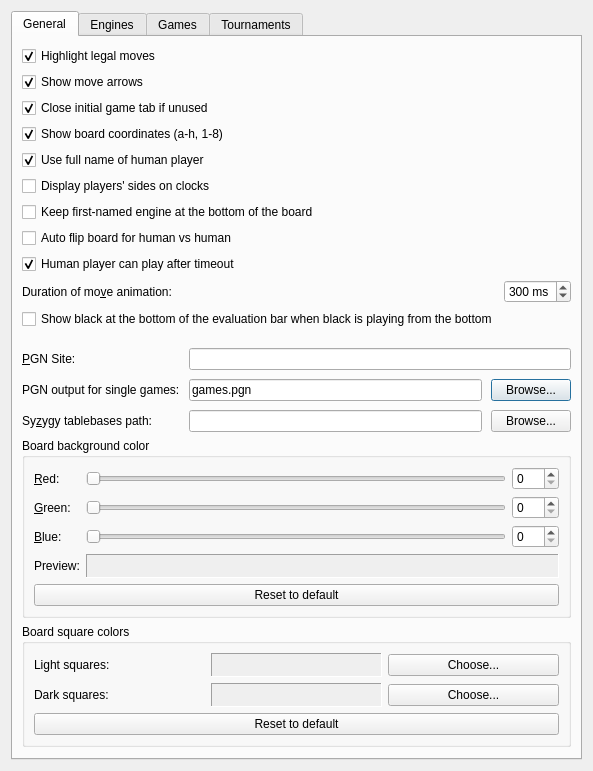
<?xml version="1.0" encoding="UTF-8"?>
<ui version="4.0">
 <class>SettingsDialog</class>
 <widget class="QDialog" name="SettingsDialog">
  <property name="geometry">
   <rect>
    <x>0</x>
    <y>0</y>
    <width>552</width>
    <height>501</height>
   </rect>
  </property>
  <property name="sizePolicy">
   <sizepolicy hsizetype="Preferred" vsizetype="Preferred">
    <horstretch>0</horstretch>
    <verstretch>90</verstretch>
   </sizepolicy>
  </property>
  <property name="windowTitle">
   <string>Settings</string>
  </property>
  <layout class="QVBoxLayout" name="verticalLayout_2">
   <item>
    <widget class="QTabWidget" name="tabWidget">
     <property name="currentIndex">
      <number>0</number>
     </property>
     <widget class="QWidget" name="m_generalTab">
      <attribute name="title">
       <string>General</string>
      </attribute>
      <layout class="QVBoxLayout" name="verticalLayout_6">
       <item>
        <layout class="QFormLayout" name="formLayout_6">
         <item row="0" column="0">
          <widget class="QCheckBox" name="m_highlightLegalMovesCheck">
           <property name="text">
            <string>Highlight legal moves</string>
           </property>
           <property name="checked">
            <bool>true</bool>
           </property>
          </widget>
         </item>
         <item row="1" column="0">
          <widget class="QCheckBox" name="m_showMoveArrowsCheck">
           <property name="text">
            <string>Show move arrows</string>
           </property>
           <property name="checked">
            <bool>true</bool>
           </property>
          </widget>
         </item>
         <item row="2" column="0">
          <widget class="QCheckBox" name="m_closeUnusedInitialTabCheck">
           <property name="text">
            <string>Close initial game tab if unused</string>
           </property>
           <property name="checked">
            <bool>true</bool>
           </property>
          </widget>
         </item>
         <item row="3" column="0">
          <widget class="QCheckBox" name="m_showBoardCoordinatesCheck">
           <property name="text">
            <string>Show board coordinates (a-h, 1-8)</string>
           </property>
           <property name="toolTip">
            <string>When turned off, the board is enlarged to fill the space the coordinate labels used to occupy</string>
           </property>
           <property name="checked">
            <bool>true</bool>
           </property>
          </widget>
         </item>
         <item row="4" column="0">
          <widget class="QCheckBox" name="m_useFullUserNameCheck">
           <property name="text">
            <string>Use full name of human player</string>
           </property>
           <property name="checked">
            <bool>true</bool>
           </property>
          </widget>
         </item>
         <item row="5" column="0">
          <widget class="QCheckBox" name="m_playersSidesOnClocksCheck">
           <property name="text">
            <string>Display players' sides on clocks </string>
           </property>
          </widget>
         </item>
         <item row="6" column="0">
          <widget class="QCheckBox" name="m_keepFirstNamedEngineAtBottomCheck">
           <property name="text">
            <string>Keep first-named engine at the bottom of the board</string>
           </property>
           <property name="toolTip">
            <string>When two engines play the same opening twice with reversed colors, always show the engine that was white in the first of those two games at the bottom of the board</string>
           </property>
          </widget>
         </item>
         <item row="7" column="0">
          <widget class="QCheckBox" name="m_autoFlipBoardForHumanGamesCheck">
           <property name="text">
            <string>Auto flip board for human vs human</string>
           </property>
          </widget>
         </item>
         <item row="8" column="0">
          <widget class="QCheckBox" name="m_humanCanPlayAfterTimeoutCheck">
           <property name="text">
            <string>Human player can play after timeout</string>
           </property>
           <property name="checked">
            <bool>true</bool>
           </property>
          </widget>
         </item>
         <item row="9" column="0">
          <widget class="QLabel" name="m_moveAnimationLabel">
           <property name="text">
            <string>Duration of mo&amp;ve animation:</string>
           </property>
           <property name="buddy">
            <cstring>m_moveAnimationSpin</cstring>
           </property>
          </widget>
         </item>
         <item row="9" column="1">
          <widget class="QSpinBox" name="m_moveAnimationSpin">
           <property name="toolTip">
            <string>duration of a move animation (default: 300 ms)</string>
           </property>
           <property name="specialValueText">
            <string>Off</string>
           </property>
           <property name="suffix">
            <string> ms</string>
           </property>
           <property name="maximum">
            <number>400</number>
           </property>
           <property name="singleStep">
            <number>50</number>
           </property>
           <property name="value">
            <number>300</number>
           </property>
          </widget>
         </item>
         <item row="10" column="0">
          <widget class="QCheckBox" name="m_evalBarBlackAtBottomCheck">
           <property name="text">
            <string>Show black at the bottom of the evaluation bar when black is playing from the bottom</string>
           </property>
           <property name="toolTip">
            <string>When the board is flipped so that the black pieces are at the bottom (e.g. via "Keep first-named engine at the bottom of the board" or "Flip Board"), also flip the evaluation bar strip so black's colour is shown at the bottom instead of white's</string>
           </property>
          </widget>
         </item>
        </layout>
       </item>
       <item>
        <layout class="QFormLayout" name="formLayout_3">
         <property name="fieldGrowthPolicy">
          <enum>QFormLayout::ExpandingFieldsGrow</enum>
         </property>
         <property name="horizontalSpacing">
          <number>9</number>
         </property>
         <property name="verticalSpacing">
          <number>9</number>
         </property>
         <property name="topMargin">
          <number>13</number>
         </property>
         <property name="bottomMargin">
          <number>0</number>
         </property>
         <item row="1" column="0">
          <widget class="QLabel" name="m_siteLabel">
           <property name="text">
            <string>&amp;PGN Site:</string>
           </property>
           <property name="buddy">
            <cstring>m_siteEdit</cstring>
           </property>
          </widget>
         </item>
         <item row="1" column="1">
          <widget class="QLineEdit" name="m_siteEdit"/>
         </item>
         <item row="2" column="0">
          <widget class="QLabel" name="m_defaultPgnOutFileLabel">
           <property name="text">
            <string>PGN output for single games:</string>
           </property>
          </widget>
         </item>
         <item row="2" column="1">
          <layout class="QHBoxLayout" name="horizontalLayout_2">
           <item>
            <widget class="QLineEdit" name="m_defaultPgnOutFileEdit">
             <property name="text">
              <string>games.pgn</string>
             </property>
            </widget>
           </item>
           <item>
            <widget class="QPushButton" name="m_defaultPgnOutFileBtn">
             <property name="text">
              <string>Browse...</string>
             </property>
             <property name="shortcut">
              <string/>
             </property>
            </widget>
           </item>
          </layout>
         </item>
         <item row="3" column="0">
          <widget class="QLabel" name="m_tbPathLabel">
           <property name="text">
            <string>Sy&amp;zygy tablebases path:</string>
           </property>
           <property name="buddy">
            <cstring>m_tbPathEdit</cstring>
           </property>
          </widget>
         </item>
         <item row="3" column="1">
          <layout class="QHBoxLayout" name="horizontalLayout">
           <item>
            <widget class="QLineEdit" name="m_tbPathEdit"/>
           </item>
           <item>
            <widget class="QPushButton" name="m_browseTbPathBtn">
             <property name="text">
              <string>Browse...</string>
             </property>
            </widget>
           </item>
          </layout>
         </item>
        </layout>
       </item>
       <item>
        <widget class="QGroupBox" name="m_boardColorGroupBox">
         <property name="title">
          <string>Board background color</string>
         </property>
         <layout class="QGridLayout" name="gridLayout_boardColor">
          <item row="0" column="0">
           <widget class="QLabel" name="m_redLabel">
            <property name="text">
             <string>&amp;Red:</string>
            </property>
            <property name="buddy">
             <cstring>m_redSlider</cstring>
            </property>
           </widget>
          </item>
          <item row="0" column="1">
           <widget class="QSlider" name="m_redSlider">
            <property name="minimum">
             <number>0</number>
            </property>
            <property name="maximum">
             <number>255</number>
            </property>
            <property name="orientation">
             <enum>Qt::Horizontal</enum>
            </property>
           </widget>
          </item>
          <item row="0" column="2">
           <widget class="QSpinBox" name="m_redSpin">
            <property name="minimum">
             <number>0</number>
            </property>
            <property name="maximum">
             <number>255</number>
            </property>
           </widget>
          </item>
          <item row="1" column="0">
           <widget class="QLabel" name="m_greenLabel">
            <property name="text">
             <string>&amp;Green:</string>
            </property>
            <property name="buddy">
             <cstring>m_greenSlider</cstring>
            </property>
           </widget>
          </item>
          <item row="1" column="1">
           <widget class="QSlider" name="m_greenSlider">
            <property name="minimum">
             <number>0</number>
            </property>
            <property name="maximum">
             <number>255</number>
            </property>
            <property name="orientation">
             <enum>Qt::Horizontal</enum>
            </property>
           </widget>
          </item>
          <item row="1" column="2">
           <widget class="QSpinBox" name="m_greenSpin">
            <property name="minimum">
             <number>0</number>
            </property>
            <property name="maximum">
             <number>255</number>
            </property>
           </widget>
          </item>
          <item row="2" column="0">
           <widget class="QLabel" name="m_blueLabel">
            <property name="text">
             <string>&amp;Blue:</string>
            </property>
            <property name="buddy">
             <cstring>m_blueSlider</cstring>
            </property>
           </widget>
          </item>
          <item row="2" column="1">
           <widget class="QSlider" name="m_blueSlider">
            <property name="minimum">
             <number>0</number>
            </property>
            <property name="maximum">
             <number>255</number>
            </property>
            <property name="orientation">
             <enum>Qt::Horizontal</enum>
            </property>
           </widget>
          </item>
          <item row="2" column="2">
           <widget class="QSpinBox" name="m_blueSpin">
            <property name="minimum">
             <number>0</number>
            </property>
            <property name="maximum">
             <number>255</number>
            </property>
           </widget>
          </item>
          <item row="3" column="0">
           <widget class="QLabel" name="m_boardColorPreviewLabel">
            <property name="text">
             <string>Preview:</string>
            </property>
           </widget>
          </item>
          <item row="3" column="1" colspan="2">
           <widget class="QLabel" name="m_boardColorSwatch">
            <property name="minimumSize">
             <size>
              <width>0</width>
              <height>24</height>
             </size>
            </property>
            <property name="autoFillBackground">
             <bool>true</bool>
            </property>
            <property name="frameShape">
             <enum>QFrame::Panel</enum>
            </property>
            <property name="frameShadow">
             <enum>QFrame::Sunken</enum>
            </property>
            <property name="text">
             <string/>
            </property>
           </widget>
          </item>
          <item row="4" column="0" colspan="3">
           <widget class="QPushButton" name="m_resetBoardColorBtn">
            <property name="text">
             <string>Reset to default</string>
            </property>
           </widget>
          </item>
         </layout>
        </widget>
       </item>
       <item>
        <widget class="QGroupBox" name="m_squareColorGroupBox">
         <property name="title">
          <string>Board square colors</string>
         </property>
         <layout class="QGridLayout" name="gridLayout_squareColor">
          <item row="0" column="0">
           <widget class="QLabel" name="m_lightSquareLabel">
            <property name="text">
             <string>Light squares:</string>
            </property>
           </widget>
          </item>
          <item row="0" column="1">
           <widget class="QLabel" name="m_lightSquareSwatch">
            <property name="minimumSize">
             <size>
              <width>48</width>
              <height>24</height>
             </size>
            </property>
            <property name="autoFillBackground">
             <bool>true</bool>
            </property>
            <property name="frameShape">
             <enum>QFrame::Panel</enum>
            </property>
            <property name="frameShadow">
             <enum>QFrame::Sunken</enum>
            </property>
            <property name="text">
             <string/>
            </property>
           </widget>
          </item>
          <item row="0" column="2">
           <widget class="QPushButton" name="m_chooseLightSquareBtn">
            <property name="text">
             <string>Choose...</string>
            </property>
           </widget>
          </item>
          <item row="1" column="0">
           <widget class="QLabel" name="m_darkSquareLabel">
            <property name="text">
             <string>Dark squares:</string>
            </property>
           </widget>
          </item>
          <item row="1" column="1">
           <widget class="QLabel" name="m_darkSquareSwatch">
            <property name="minimumSize">
             <size>
              <width>48</width>
              <height>24</height>
             </size>
            </property>
            <property name="autoFillBackground">
             <bool>true</bool>
            </property>
            <property name="frameShape">
             <enum>QFrame::Panel</enum>
            </property>
            <property name="frameShadow">
             <enum>QFrame::Sunken</enum>
            </property>
            <property name="text">
             <string/>
            </property>
           </widget>
          </item>
          <item row="1" column="2">
           <widget class="QPushButton" name="m_chooseDarkSquareBtn">
            <property name="text">
             <string>Choose...</string>
            </property>
           </widget>
          </item>
          <item row="2" column="0" colspan="3">
           <widget class="QPushButton" name="m_resetSquareColorsBtn">
            <property name="text">
             <string>Reset to default</string>
            </property>
           </widget>
          </item>
         </layout>
        </widget>
       </item>
       <item>
        <spacer name="verticalSpacer_2">
         <property name="orientation">
          <enum>Qt::Vertical</enum>
         </property>
         <property name="sizeHint" stdset="0">
          <size>
           <width>20</width>
           <height>40</height>
          </size>
         </property>
        </spacer>
       </item>
      </layout>
     </widget>
     <widget class="QWidget" name="m_enginesTab">
      <attribute name="title">
       <string>Engines</string>
      </attribute>
      <layout class="QVBoxLayout" name="verticalLayout">
       <property name="leftMargin">
        <number>0</number>
       </property>
       <property name="topMargin">
        <number>0</number>
       </property>
       <property name="rightMargin">
        <number>0</number>
       </property>
       <property name="bottomMargin">
        <number>0</number>
       </property>
       <item>
        <widget class="EngineManagementWidget" name="m_engineManagementWidget" native="true"/>
       </item>
      </layout>
     </widget>
     <widget class="QWidget" name="m_gamesTab">
      <attribute name="title">
       <string>Games</string>
      </attribute>
      <layout class="QVBoxLayout" name="verticalLayout_3">
       <property name="spacing">
        <number>0</number>
       </property>
       <property name="leftMargin">
        <number>9</number>
       </property>
       <property name="topMargin">
        <number>9</number>
       </property>
       <property name="rightMargin">
        <number>9</number>
       </property>
       <property name="bottomMargin">
        <number>9</number>
       </property>
       <item>
        <widget class="GameSettingsWidget" name="m_gameSettings" native="true"/>
       </item>
      </layout>
     </widget>
     <widget class="QWidget" name="m_tournamentsTab">
      <attribute name="title">
       <string>Tournaments</string>
      </attribute>
      <layout class="QVBoxLayout" name="verticalLayout_4">
       <item>
        <widget class="TournamentSettingsWidget" name="m_tournamentSettings" native="true"/>
       </item>
       <item>
        <widget class="QGroupBox" name="groupBox">
         <property name="enabled">
          <bool>true</bool>
         </property>
         <property name="sizePolicy">
          <sizepolicy hsizetype="Preferred" vsizetype="Preferred">
           <horstretch>0</horstretch>
           <verstretch>0</verstretch>
          </sizepolicy>
         </property>
         <property name="title">
          <string>Games</string>
         </property>
         <layout class="QVBoxLayout" name="verticalLayout_5">
          <item>
           <layout class="QFormLayout" name="formLayout_2">
            <property name="fieldGrowthPolicy">
             <enum>QFormLayout::ExpandingFieldsGrow</enum>
            </property>
            <item row="1" column="0">
             <widget class="QLabel" name="m_concurrencyLabel">
              <property name="text">
               <string>&amp;Concurrent games:</string>
              </property>
              <property name="buddy">
               <cstring>m_concurrencySpin</cstring>
              </property>
             </widget>
            </item>
            <item row="1" column="1">
             <widget class="QSpinBox" name="m_concurrencySpin">
              <property name="sizePolicy">
               <sizepolicy hsizetype="Fixed" vsizetype="Fixed">
                <horstretch>0</horstretch>
                <verstretch>0</verstretch>
               </sizepolicy>
              </property>
              <property name="toolTip">
               <string>Dynamic setting: Maximum number of tournament games running concurrently</string>
              </property>
              <property name="minimum">
               <number>1</number>
              </property>
              <property name="maximum">
               <number>128</number>
              </property>
             </widget>
            </item>
            <item row="2" column="0">
             <widget class="QLabel" name="m_tournamentDefaultPgnOutFileLabel">
              <property name="text">
               <string>PGN output:</string>
              </property>
             </widget>
            </item>
            <item row="2" column="1">
             <layout class="QHBoxLayout" name="horizontalLayout_5">
              <item>
               <widget class="QLineEdit" name="m_tournamentDefaultPgnOutFileEdit">
                <property name="text">
                 <string>tournaments.pgn</string>
                </property>
               </widget>
              </item>
              <item>
               <widget class="QPushButton" name="m_tournamentDefaultPgnOutFileBtn">
                <property name="text">
                 <string>Browse...</string>
                </property>
               </widget>
              </item>
             </layout>
            </item>
            <item row="3" column="0">
             <widget class="QLabel" name="m_tournamentDefaultEpdOutFileLabel">
              <property name="text">
               <string>EPD output:</string>
              </property>
             </widget>
            </item>
            <item row="3" column="1">
             <layout class="QHBoxLayout" name="horizontalLayout_3">
              <item>
               <widget class="QLineEdit" name="m_tournamentDefaultEpdOutFileEdit">
                <property name="text">
                 <string>tournaments.epd</string>
                </property>
               </widget>
              </item>
              <item>
               <widget class="QPushButton" name="m_tournamentDefaultEpdOutFileBtn">
                <property name="text">
                 <string>Browse...</string>
                </property>
               </widget>
              </item>
             </layout>
            </item>
           </layout>
          </item>
         </layout>
        </widget>
       </item>
       <item>
        <spacer name="verticalSpacer">
         <property name="orientation">
          <enum>Qt::Vertical</enum>
         </property>
         <property name="sizeHint" stdset="0">
          <size>
           <width>20</width>
           <height>40</height>
          </size>
         </property>
        </spacer>
       </item>
      </layout>
     </widget>
    </widget>
   </item>
  </layout>
 </widget>
 <customwidgets>
  <customwidget>
   <class>GameSettingsWidget</class>
   <extends>QWidget</extends>
   <header>gamesettingswidget.h</header>
   <container>1</container>
  </customwidget>
  <customwidget>
   <class>TournamentSettingsWidget</class>
   <extends>QWidget</extends>
   <header>tournamentsettingswidget.h</header>
   <container>1</container>
  </customwidget>
  <customwidget>
   <class>EngineManagementWidget</class>
   <extends>QWidget</extends>
   <header>enginemanagementwidget.h</header>
   <container>1</container>
  </customwidget>
 </customwidgets>
 <tabstops>
  <tabstop>tabWidget</tabstop>
  <tabstop>m_highlightLegalMovesCheck</tabstop>
  <tabstop>m_showMoveArrowsCheck</tabstop>
  <tabstop>m_closeUnusedInitialTabCheck</tabstop>
  <tabstop>m_showBoardCoordinatesCheck</tabstop>
  <tabstop>m_useFullUserNameCheck</tabstop>
  <tabstop>m_playersSidesOnClocksCheck</tabstop>
  <tabstop>m_keepFirstNamedEngineAtBottomCheck</tabstop>
  <tabstop>m_autoFlipBoardForHumanGamesCheck</tabstop>
  <tabstop>m_evalBarBlackAtBottomCheck</tabstop>
  <tabstop>m_humanCanPlayAfterTimeoutCheck</tabstop>
  <tabstop>m_moveAnimationSpin</tabstop>
  <tabstop>m_siteEdit</tabstop>
  <tabstop>m_defaultPgnOutFileEdit</tabstop>
  <tabstop>m_defaultPgnOutFileBtn</tabstop>
  <tabstop>m_tbPathEdit</tabstop>
  <tabstop>m_browseTbPathBtn</tabstop>
  <tabstop>m_concurrencySpin</tabstop>
  <tabstop>m_tournamentDefaultPgnOutFileEdit</tabstop>
  <tabstop>m_tournamentDefaultPgnOutFileBtn</tabstop>
  <tabstop>m_tournamentDefaultEpdOutFileEdit</tabstop>
  <tabstop>m_tournamentDefaultEpdOutFileBtn</tabstop>
 </tabstops>
 <resources/>
 <connections/>
</ui>
